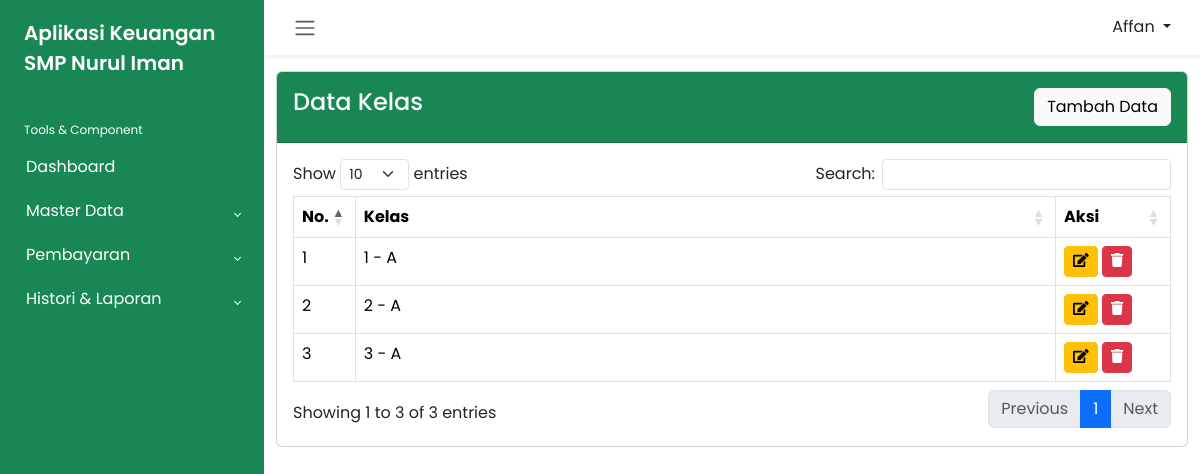
The app's page /admin/kelas.php (signed in) with its own data.
### tables this page shows
CREATE TABLE `petugas` (
  `id_petugas` int(11) NOT NULL,
  `user_name` varchar(50) NOT NULL,
  `pass_word` varchar(64) NOT NULL,
  `nama_petugas` varchar(50) NOT NULL,
  `level` enum('admin','petugas') NOT NULL
);

CREATE TABLE `kelas` (
  `id_kelas` int(11) NOT NULL,
  `nama_kelas` varchar(10) NOT NULL
);

### admin/kelas.php (the view, shortened to what this page needs)
<?php
include 'header.php';
include '../function.php';
?>
<div class="card mb-4">
    <div class="card-header bg-success py-3 d-flex justify-content-between">
        <h4 class="m-0 font-weight-bold text-light">Data Kelas</h4>
        <button type="button" class="btn btn-light" data-bs-toggle="modal" data-bs-target="#addModal">
            Tambah Data
        </button>
    </div>
    <div class="card-body">
        <table class="table table-bordered" id="myTable" width="100%" cellspacing="0">
            <thead>
                <tr>
                    <th width="10px">No.</th>
                    <th>Kelas</th>
                    <th width="80px">Aksi</th>
                </tr>
            </thead>
            <tbody>
                <?php
                $number = 1;
                $query = "SELECT * FROM kelas";
                $result = mysqli_query($conn, $query);
                while ($row = mysqli_fetch_assoc($result)) :
                ?>
                    <tr>
                        <td><?= $number++ ?></td>
                        <td><?= $row['nama_kelas'] ?></td>
                        <td>
                            <a href="editkelas.php?id_kelas=<?= $row['id_kelas'] ?>" class="btn btn-sm btn-warning"><span class="fas fa-edit"></span></a>
                            <a href="kelas.php?id_kelas=<?= $row['id_kelas'] ?>" class="btn btn-sm btn-danger" onclick="return confirm('Apakah yakin ingin menghapus data?')"><span class="fas fa-trash"></span></a>
                        </td>
                    </tr>
                <?php endwhile; ?>
            </tbody>
        </table>
    </div>
    <?php
    include 'footer.php';
    ?>

### admin/header.php (shortened to what this page needs)
<?php
include '../function.php';
?>
<!DOCTYPE html>
<html lang="en">
<head>
    <link rel="stylesheet" href="../dist/css/bootstrap.min.css">
    <link rel="stylesheet" href="../dist/css/dataTables.bootstrap5.min.css">
    <link rel="stylesheet" href="../dist/css/all.css">
    <link rel="stylesheet" href="../dist/css/bootstrap-chosen.css">
    <link rel="stylesheet" href="../dist/css/style.css">
</head>
<body>
    <div class="wrapper">
        <aside id="sidebar" class="bg-success">
            <div class="h-100">
                <div class="sidebar-logo">
                    <a href="#">Aplikasi Keuangan SMP Nurul Iman</a>
                </div>
                <ul class="sidebar-nav">
                    <li class="sidebar-header">
                        Tools & Component
                    </li>
                    <li class="sidebar-item">
                        <a href="index.php" class="sidebar-link">
                            Dashboard
                        </a>
                    </li>
                    <li class="sidebar-item">
                        <a href="#" class="sidebar-link collapsed" data-bs-toggle="collapse" data-bs-target="#masterData" aria-expanded="false" aria-controls="masterData">
                            Master Data
                        </a>
                    </li>
                    <li class="sidebar-item">
                        <a href="#" class="sidebar-link collapsed" data-bs-toggle="collapse" data-bs-target="#pembayaran" aria-expanded="false" aria-controls="pembayaran">
                            Pembayaran
                        </a>
                    </li>
                    <li class="sidebar-item">
                        <a href="#" class="sidebar-link collapsed" data-bs-toggle="collapse" data-bs-target="#histori" aria-expanded="false" aria-controls="histori">
                            Histori & Laporan
                        </a>
                    </li>
                </ul>
            </div>
        </aside>
        <div class="main">
            <nav class="navbar navbar-expand px-3 shadow-sm d-flex justify-content-between">
                <button class="btn" type="button">
                    <span class="navbar-toggler-icon"></span>
                </button>
                <?php
                $id_petugas = $_SESSION['id_petugas'];
                $query = mysqli_query($conn, "SELECT * FROM petugas WHERE id_petugas = '$id_petugas'");
                $row = mysqli_fetch_assoc($query);
                ?>
                <div class="dropdown">
                    <button class="btn dropdown-toggle" type="button" id="dropdownMenuButton1" data-bs-toggle="dropdown" aria-expanded="false">
                        <span><?= $row['nama_petugas']; ?></span>
                    </button>
                </div>
            </nav>
            <div class="container pt-3">

### records on screen
petugas: nama_petugas "Affan"
kelas: nama_kelas "1 - A"
kelas: nama_kelas "2 - A"
kelas: nama_kelas "3 - A"
